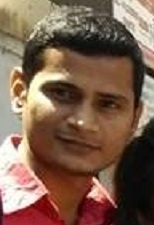
#> input picture Mask_Detector/without_mask/1 (copy).jpg, 154 x 225 px; its folder holds only this picture in this run
$ python gamma.py
#> lines starting #> are read from the running program, lines starting #| are printed output that depends on the picture
import glob
import numpy as np
import cv2
import os

def adjust_gamma(image, gamma=1.0):
	# build a lookup table mapping the pixel values [0, 255] to
	# their adjusted gamma values
	invGamma = 1.0 / gamma
	table = np.array([((i / 255.0) ** invGamma) * 255
		for i in np.arange(0, 256)]).astype("uint8")
	# apply gamma correction using the lookup table
	return cv2.LUT(image, table)

files = []
ImagesPath = "/Users/srinivassriram/Desktop/train-face-recognition/abhi/without_mask/*.jpg"
for file in glob.glob(ImagesPath):
    files.append(str(file))

k = 0
i = 0

while i < len(files):
    frame = cv2.imread(files[k])
#> frame is the input picture: shape (225, 154, 3); mean B, G, R 79, 96.7, 124.7
    frame = cv2.resize(frame, (640, 480))
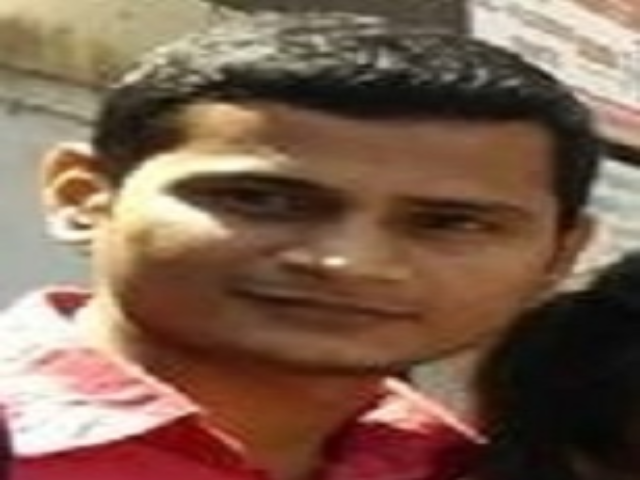
#> frame: shape (480, 640, 3); mean B, G, R 78.9, 96.6, 124.5
    frame = adjust_gamma(frame, gamma=3)
#> in adjust_gamma, `return cv2.LUT(image, table)`:
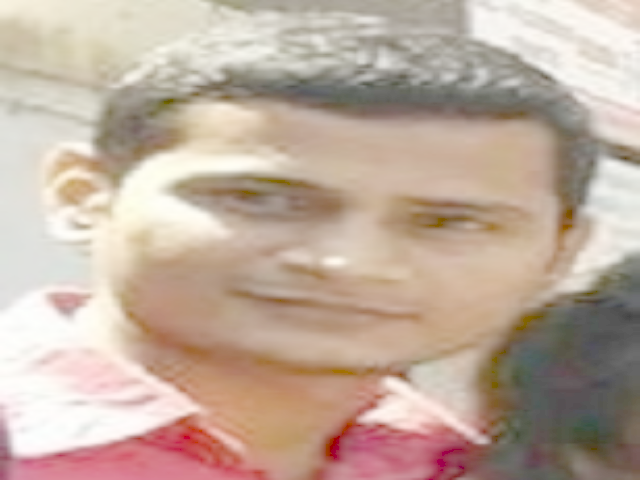
#> returned value: shape (480, 640, 3); mean of channels 0, 1, 2 157.4, 171.7, 191.5; drawn as B, G, R

    cv2.waitKey(1)
    print(files[k])

    cv2.imwrite("GammaPic1.5"+str(k)+".jpg", frame)
    print("saving")
    k = k + 1
    i = i + 1


os.system("mv *.jpg gamma/without_mask")

$ run again, on Mask_Detector/without_mask/151.jpg
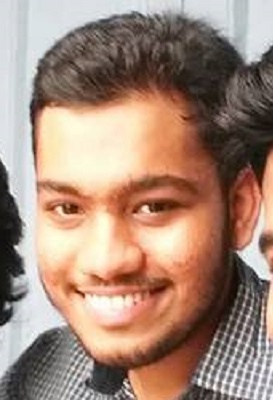
#> input picture Mask_Detector/without_mask/151.jpg, 273 x 400 px
#> frame is the input picture: shape (400, 273, 3); mean B, G, R 120.1, 135.9, 164.3
#> `frame = cv2.resize(frame, (640, 480))`:
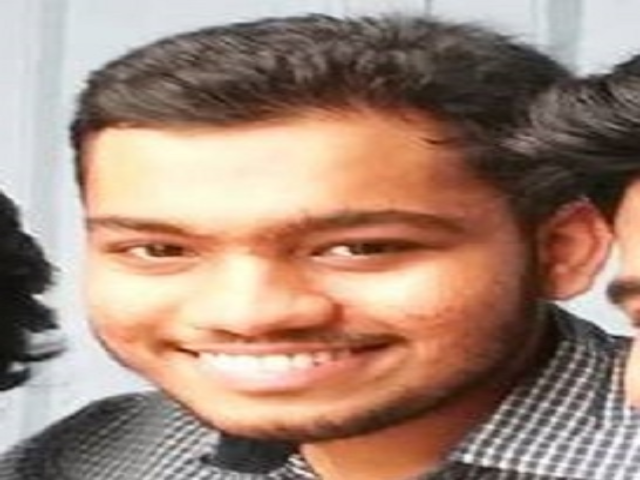
#> frame: shape (480, 640, 3); mean B, G, R 120, 135.7, 164.2
#> in adjust_gamma, `return cv2.LUT(image, table)`:
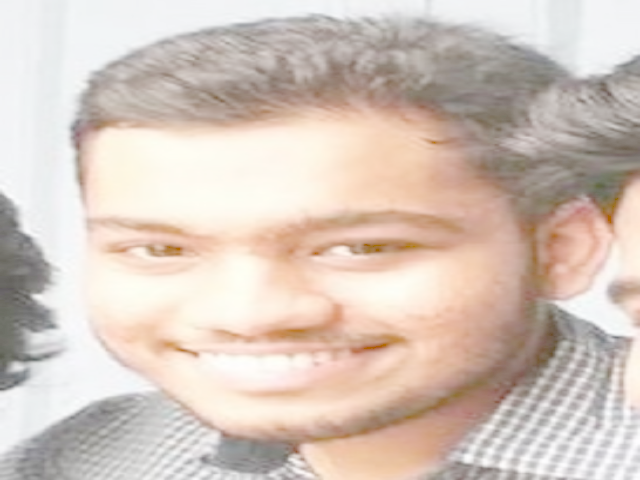
#> returned value: shape (480, 640, 3); mean of channels 0, 1, 2 188, 198.2, 213.3; drawn as B, G, R

$ run again, on Mask_Detector/without_mask/157.jpg
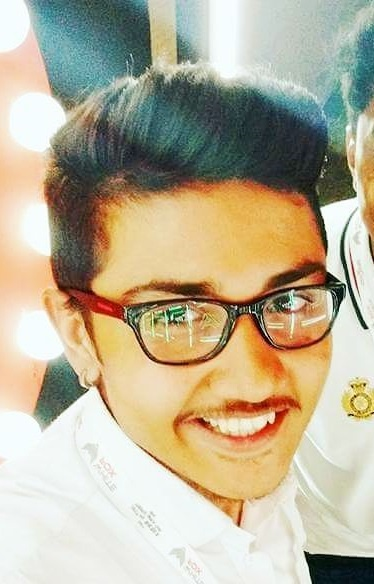
#> input picture Mask_Detector/without_mask/157.jpg, 374 x 584 px
#> frame is the input picture: shape (584, 374, 3); mean B, G, R 150.8, 176.1, 185.9
#> `frame = cv2.resize(frame, (640, 480))`:
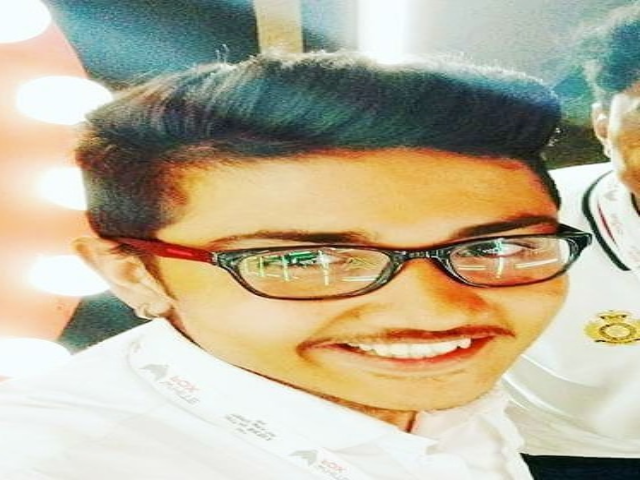
#> frame: shape (480, 640, 3); mean B, G, R 150.7, 176, 185.8
#> in adjust_gamma, `return cv2.LUT(image, table)`:
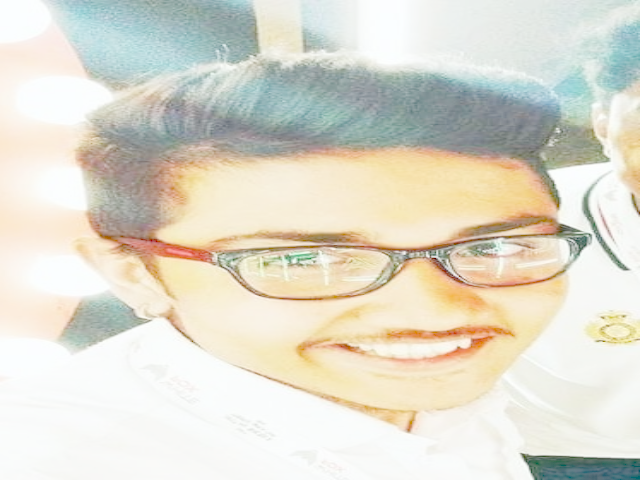
#> returned value: shape (480, 640, 3); mean of channels 0, 1, 2 205.8, 219.6, 222.9; drawn as B, G, R

$ run again, on Mask_Detector/without_mask/161.jpg
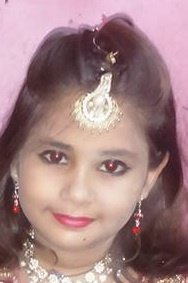
#> input picture Mask_Detector/without_mask/161.jpg, 188 x 283 px
#> frame is the input picture: shape (283, 188, 3); mean B, G, R 130.5, 129.1, 161.9
#> `frame = cv2.resize(frame, (640, 480))`:
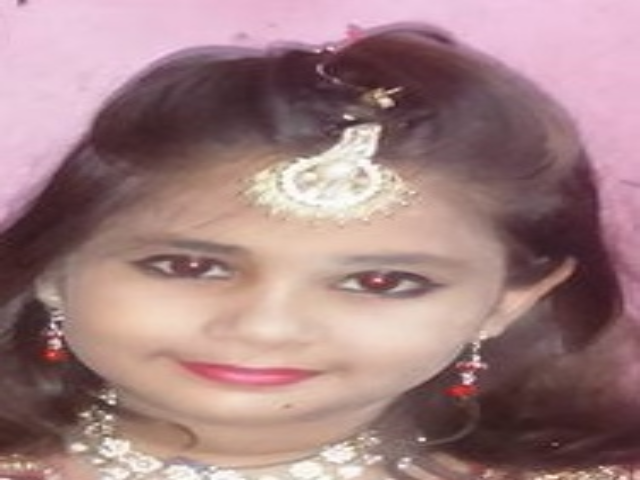
#> frame: shape (480, 640, 3); mean B, G, R 130.3, 129, 161.8
#> in adjust_gamma, `return cv2.LUT(image, table)`:
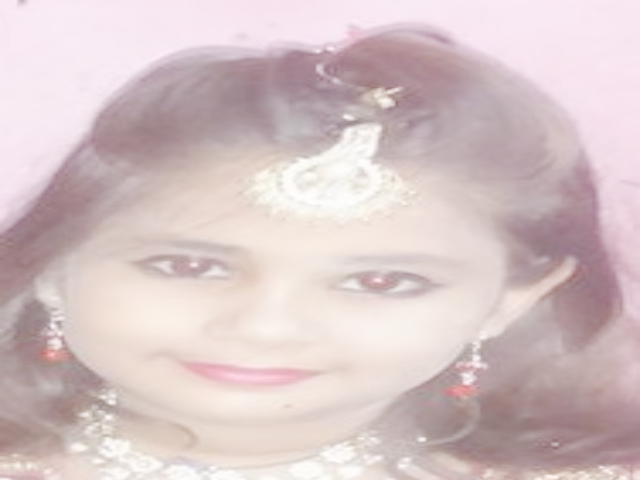
#> returned value: shape (480, 640, 3); mean of channels 0, 1, 2 197.8, 196.7, 214.5; drawn as B, G, R

$ run again, on Mask_Detector/without_mask/101.jpg
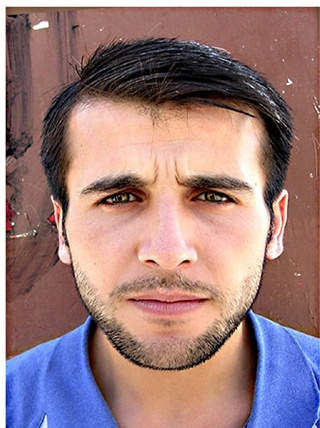
#> input picture Mask_Detector/without_mask/101.jpg, 320 x 428 px
#> frame is the input picture: shape (428, 320, 3); mean B, G, R 123.6, 123.3, 154.4
#> `frame = cv2.resize(frame, (640, 480))`:
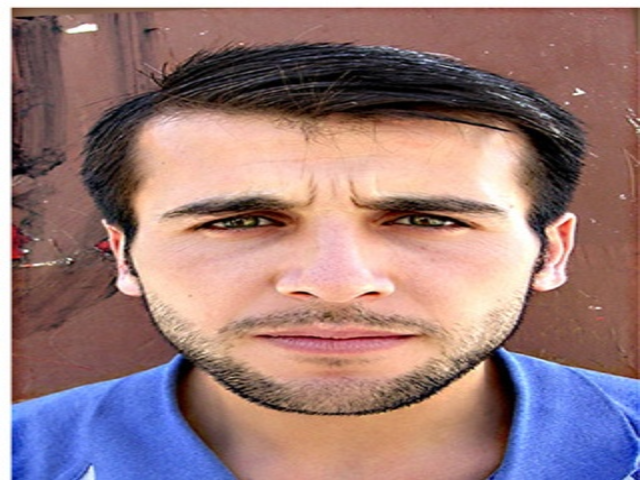
#> frame: shape (480, 640, 3); mean B, G, R 123.5, 123.2, 154.3
#> in adjust_gamma, `return cv2.LUT(image, table)`:
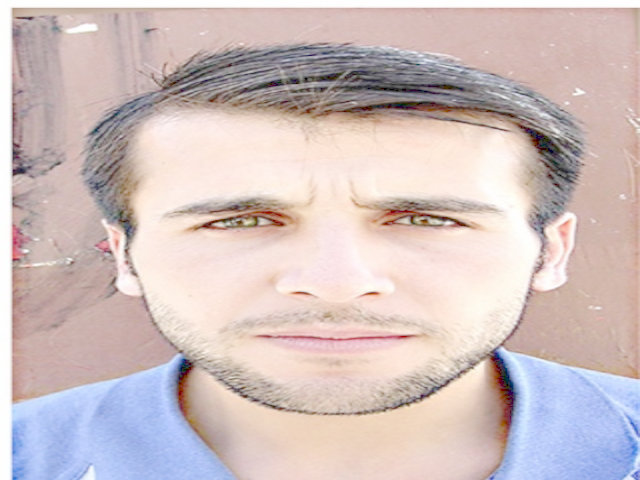
#> returned value: shape (480, 640, 3); mean of channels 0, 1, 2 191.7, 192.5, 208.3; drawn as B, G, R
